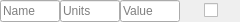
<?xml version="1.0" encoding="UTF-8"?>
<ui version="4.0">
 <class>swp_bar</class>
 <widget class="QWidget" name="swp_bar">
  <property name="geometry">
   <rect>
    <x>0</x>
    <y>0</y>
    <width>240</width>
    <height>22</height>
   </rect>
  </property>
  <property name="windowTitle">
   <string>Form</string>
  </property>
  <widget class="QWidget" name="horizontalLayoutWidget">
   <property name="geometry">
    <rect>
     <x>0</x>
     <y>0</y>
     <width>240</width>
     <height>22</height>
    </rect>
   </property>
   <layout class="QHBoxLayout" name="horizontalLayout" stretch="10,10,10,4,6">
    <property name="spacing">
     <number>0</number>
    </property>
    <item>
     <widget class="QLineEdit" name="lbl_name">
      <property name="readOnly">
       <bool>true</bool>
      </property>
      <property name="placeholderText">
       <string>Name</string>
      </property>
     </widget>
    </item>
    <item>
     <widget class="QLineEdit" name="lbl_units">
      <property name="readOnly">
       <bool>true</bool>
      </property>
      <property name="placeholderText">
       <string>Units</string>
      </property>
     </widget>
    </item>
    <item>
     <widget class="QLineEdit" name="inp_value">
      <property name="placeholderText">
       <string>Value</string>
      </property>
     </widget>
    </item>
    <item>
     <spacer name="horizontalSpacer">
      <property name="orientation">
       <enum>Qt::Horizontal</enum>
      </property>
      <property name="sizeHint" stdset="0">
       <size>
        <width>40</width>
        <height>20</height>
       </size>
      </property>
     </spacer>
    </item>
    <item>
     <widget class="QCheckBox" name="cb_sweep">
      <property name="text">
       <string/>
      </property>
     </widget>
    </item>
   </layout>
  </widget>
 </widget>
 <resources/>
 <connections/>
</ui>
